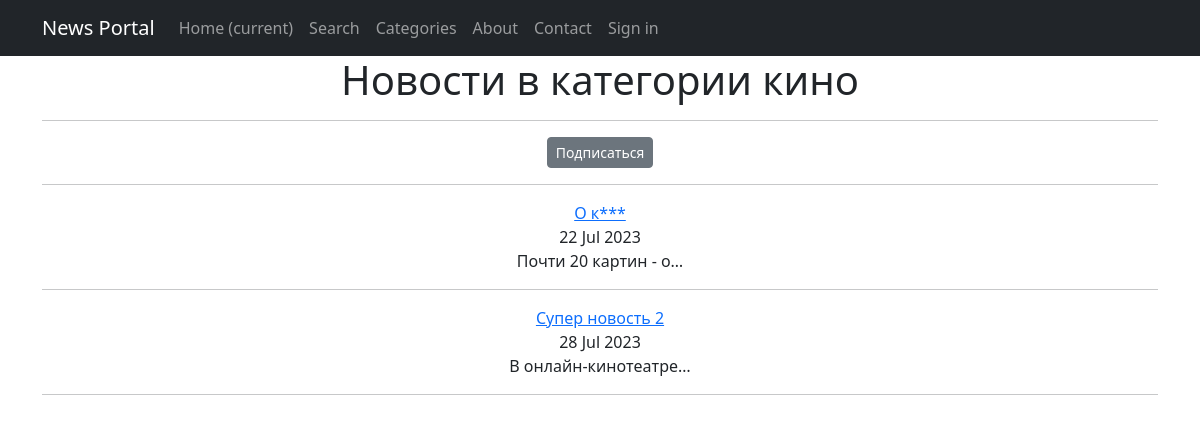
The app's page /news/categories/3, older data.
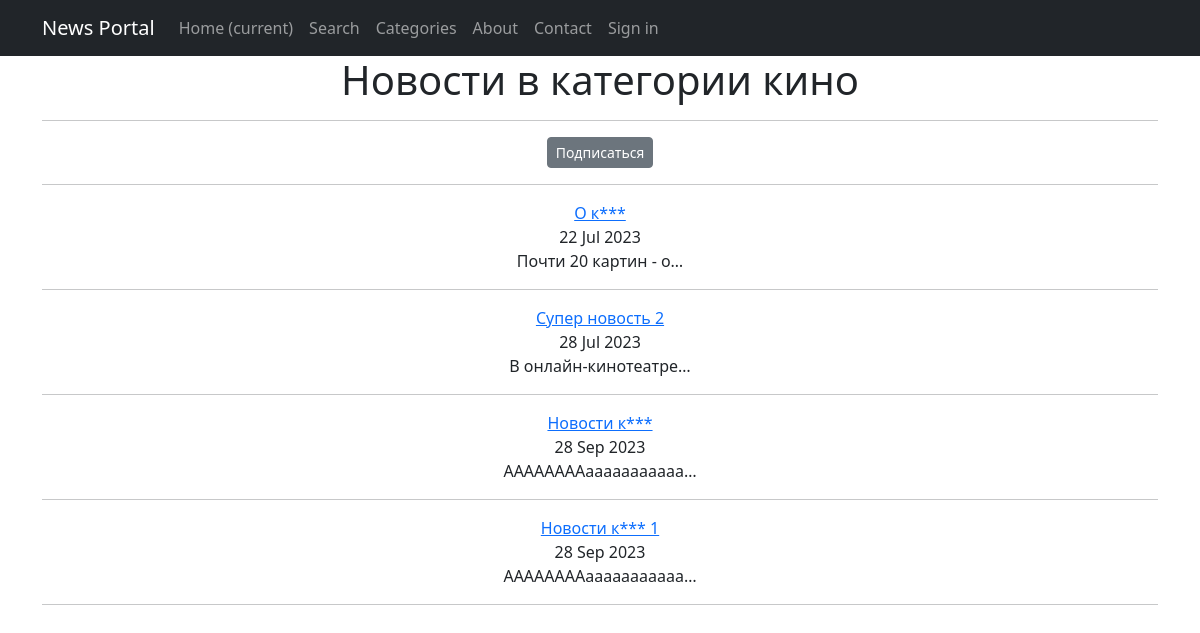
The same page, newer data.
### news/models.py (models this page shows, shortened)
class Post(models.Model):
    author = models.ForeignKey(Author, on_delete=models.CASCADE, related_name='posts')
    type = models.CharField(max_length=2, choices=POSTSTYPE, default=news)
    date = models.DateTimeField(auto_now_add=True)
    category = models.ManyToManyField(Category, through='PostCategory')
    header = models.CharField(max_length=255)
    text = models.TextField()
    rating = models.FloatField(default=0.0)

### news/views.py (the view)
# urls.py: path('categories/<int:pk>', PostsByCategoryView.as_view(), name='category'),
class PostsByCategoryView(DetailView):
    model = Category
    template_name = 'category.html'
    context_object_name = 'category'
    def get_context_data(self, **kwargs):
        context = super().get_context_data(**kwargs)
        category = context['category']
        context['posts'] = Post.objects.filter(category=category.id)
        context['not_subscribed'] = self.request.user not in category.subscribers.all()
        return context

### news/templatetags/custom_filters.py (called while the page is built)
@register.filter()
def censor(value):
    if not isinstance(value, str):
        return value
    all_words = value.split(' ')
    censored_words = []
    for word in all_words:
        if word.lower() in OBSCENE_WORDS:
            word = word[0] + '*' * (len(word) - 1)
        censored_words.append(word)
    return ' '.join(censored_words)

### templates/category.html (shortened to what this page needs)
{% extends 'flatpages/default.html' %}
{% load custom_filters %}
{% block content %}
    <h1>Новости в категории {{ category.name }}</h1>
    {% if not_subscribed %}
        <hr>
        <p class="text-center"> <a href="{% url 'category_subscribe' category.id %}" class="btn btn-secondary btn-sm"> Подписаться</a> </p>
    {% endif %}
    <hr>
    {% if posts %}
        {% for post in posts %}
            <a href="{% url 'post' post.id %}">{{ post.header|censor }}</a>
            <div>{{ post.date|date:'d M Y' }}</div>
            <div>{{ post.text|truncatechars:20|censor }}</div>
            <hr>
        {% endfor %}
    {% else %}
        <h2>В данной категории новостей не найдено!</h2>
    {% endif%}
{% endblock content %}

Row changes from the older to the newer data that the page shows:
added Post: header|censor "Новости к***", date "28 Sep 2023", text|censor "ААААААААааааааааааа…"
added Post: header|censor "Новости к*** 1", date "28 Sep 2023", text|censor "ААААААААааааааааааа…"
